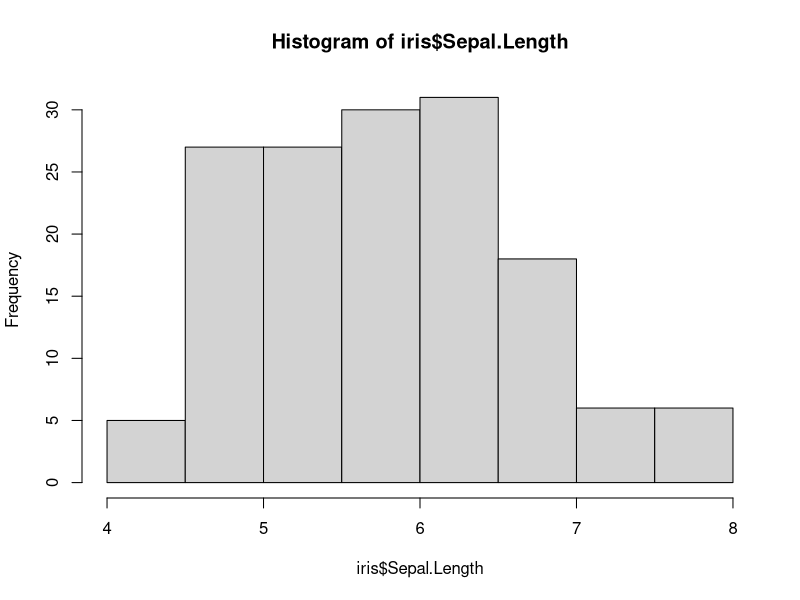
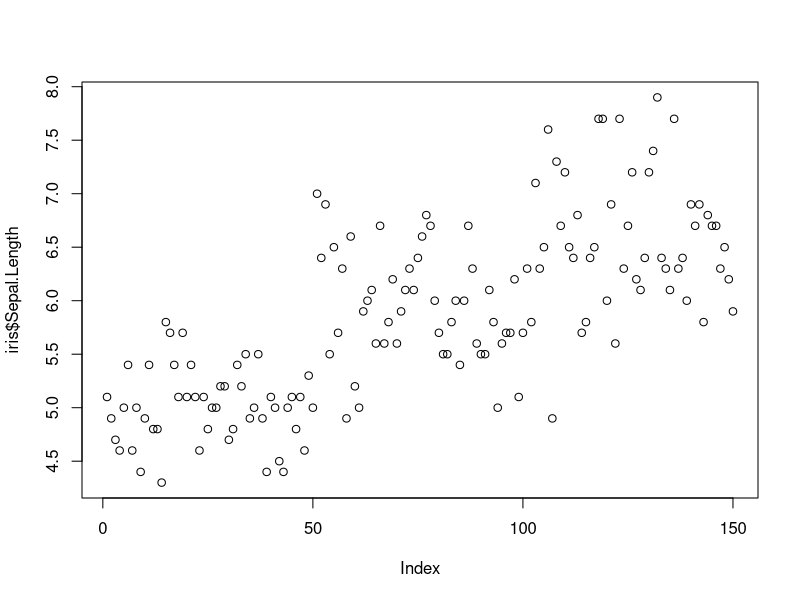

Here is the R script that generated these plots, in order:
## ---- chunk 1
knitr::opts_chunk$set(echo = TRUE)
## ---- chunk 2
str(iris)
summary(iris)
## ---- chunk 3
hist(iris$Sepal.Length)
## ---- chunk 4
# Problem 4: Draw a scatter plot 

plot(iris$Sepal.Length)
